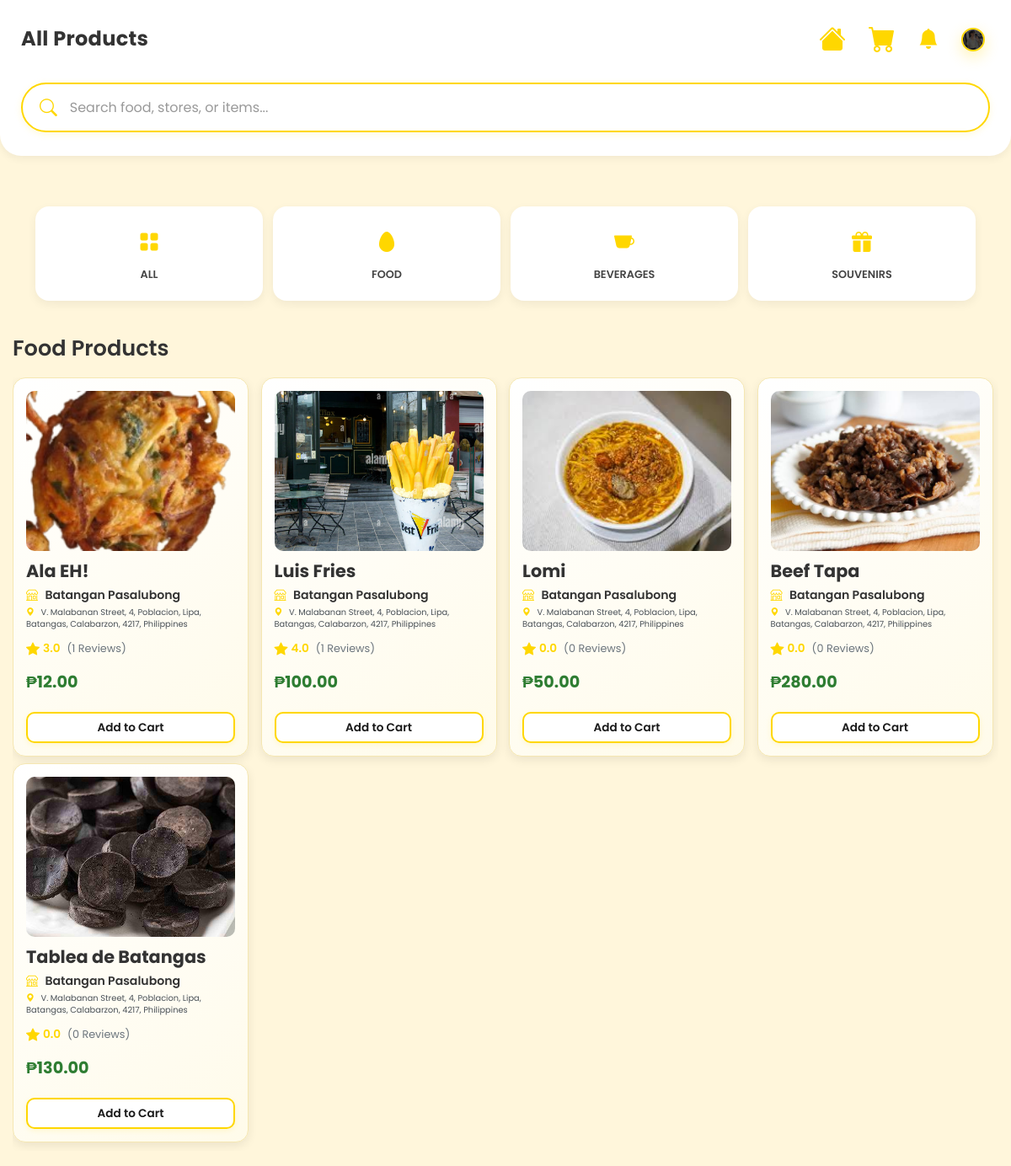
/index.php?action=products&category_id=1 (signed in), run on the app's committed database.
### tables this page shows
CREATE TABLE `products` (
  `product_id` int(11) NOT NULL,
  `vendor_id` int(11) DEFAULT NULL,
  `category_id` int(11) DEFAULT NULL,
  `name` varchar(100) DEFAULT NULL,
  `description` text DEFAULT NULL,
  `price` decimal(10,2) DEFAULT NULL,
  `stock_quantity` int(11) DEFAULT NULL,
  `image_url` varchar(255) DEFAULT NULL,
  `status` enum('Active','Inactive','OutOfStock','Discontinued','Pending') DEFAULT 'Active',
  `created_at` timestamp NOT NULL DEFAULT current_timestamp(),
  `updated_at` timestamp NOT NULL DEFAULT current_timestamp() ON UPDATE current_timestamp(),
  `commission_rate` decimal(4,2) NOT NULL DEFAULT 10.00
);

CREATE TABLE `vendor_account` (
  `vendor_id` int(11) NOT NULL,
  `user_id` int(11) NOT NULL,
  `business_name` varchar(100) DEFAULT NULL,
  `business_address` text DEFAULT NULL,
  `business_description` text DEFAULT NULL,
  `logo_url` varchar(255) DEFAULT NULL,
  `latitude` decimal(10,8) DEFAULT NULL,
  `longitude` decimal(11,8) DEFAULT NULL,
  `registration_date` timestamp NOT NULL DEFAULT current_timestamp(),
  `verification_document` varchar(255) DEFAULT NULL,
  `status` enum('Pending','Approved','Rejected') DEFAULT 'Pending',
  `rejection_reason` text DEFAULT NULL,
  `average_rating` decimal(2,1) DEFAULT NULL,
  `total_reviews` int(11) DEFAULT NULL
);

### app/controllers/productController.php (called while the page is built, shortened)
<?php
require_once __DIR__ . '/../models/productModels.php';
class ProductController {
    private $productModel;
    public function __construct() {
        $database = new Database();
        $db_conn = $database->connect();
        $this->productModel = new ProductModel($db_conn);
    }
    public function getProductsByCategory($categoryId) {
        if ($categoryId === 'all') {
            return $this->productModel->getActiveProductsInStock();
        } else {
            return $this->productModel->getProductsByCategoryId(intval($categoryId));
        }
    }
}

### app/models/productModels.php (called while the page is built, shortened)
<?php
class ProductModel {
    private $conn;
    public function __construct($db) {
        $this->conn = $db;
    }
    private function getProductBaseQuery() {
        return "
            SELECT
                p.*,
                v.business_name,
                v.business_address,
                CAST(AVG(pr.rating) AS DECIMAL(2, 1)) AS average_rating,
                COUNT(pr.review_id) AS total_reviews
            FROM products p
            JOIN vendor_account v ON p.vendor_id = v.vendor_id
            LEFT JOIN product_reviews pr ON p.product_id = pr.product_id
        ";
    }
    public function getProductsByCategoryId($categoryId) {
        $sql = $this->getProductBaseQuery() . "
                WHERE p.category_id = ? AND p.stock_quantity > 0 AND p.status = 'Active'
                GROUP BY p.product_id
                ORDER BY p.product_id DESC";
        $stmt = $this->conn->prepare($sql);
        $stmt->execute([$categoryId]);
        return $stmt->fetchAll(PDO::FETCH_ASSOC);
    }
}

### app/views/products.php (the view, shortened to what this page needs)
<?php
$query = $_GET['query'] ?? null;
$is_search_page = !empty($query);
$products = $products ?? [];
$categoryId = $categoryId ?? 'all';
?>
<!DOCTYPE html>
<html lang="en">
<head>
    <link rel="stylesheet" href="https://cdn.jsdelivr.net/npm/bootstrap-icons@1.11.3/font/bootstrap-icons.css">
    <link rel="stylesheet" href="public/assets/css/home.css">
     <link rel="stylesheet" href="public/assets/css/responsive-product.css">
    <link rel="stylesheet" href="public/assets/css/notification.css">
    <link rel="stylesheet" href="public/assets/css/search.css">
</head>
<body>
<header class="header">
    <div class="header-top">
        <div class="profile-greeting">
            All Products
        </div>
        <nav class="nav-icons">
            <a href="index.php?action=home" title="Home">
                <i class="bi bi-house-fill"></i>
            </a>
            <a href="index.php?action=cart" title="Cart">
                <i class="bi bi-cart-fill"></i>
            </a>
            <div class="notification-dropdown" data-user-id="<?= htmlspecialchars($_SESSION['user_id'] ?? '') ?>">
                <button id="notificationBtn" title="Notifications">
                    <div class="notification-hover-wrapper">
                        <i class="bi bi-bell-fill"></i>
                    </div>
                </button>
            </div>
            <div class="profile-dropdown">
                <button id="profileBtn" title="Profile">
                    <div class="profile-hover-wrapper">
                        <img src="<?php echo $userProfilePicture ? 'uploads/' . basename($userProfilePicture) : 'public/assets/default/default_profile.jpg'; ?>"
                             alt="Profile" class="profile-icon">
                    </div>
                </button>
            </div>
        </nav>
    </div>
<div class="search-wrapper">
        <i class="bi bi-search search-icon"></i>
        <input type="text" id="searchInput" placeholder="Search food, stores, or items..." class="search-input" value="<?= $is_search_page ? htmlspecialchars($query) : '' ?>">
</header>
<main>
    <section class="categories">
        <div class="category-grid">
            <a href="index.php?action=products&category_id=all" class="category-card">
                <i class="bi bi-grid-fill"></i>
                <span>ALL</span>
            </a>
            <a href="index.php?action=products&category_id=1" class="category-card">
                <i class="bi bi-egg-fill"></i>
                <span>FOOD</span>
            </a>
            <a href="index.php?action=products&category_id=2" class="category-card">
                <i class="bi bi-cup-fill"></i>
                <span>BEVERAGES</span>
            </a>
            <a href="index.php?action=products&category_id=3" class="category-card">
                <i class="bi bi-gift-fill"></i>
                <span>SOUVENIRS</span>
            </a>
        </div>
    </section>
    <section class="products-by-category">
        <h2 class="section-title">
            <?php
            $title = 'All Products';
            if ($categoryId == 1) $title = 'Food Products';
            echo $title;
            ?>
        </h2>
        <div class="product-grid">
            <?php if (!empty($products)): ?>
                <?php foreach ($products as $product): ?>
                    <div class="product-card" data-product='<?= htmlspecialchars(json_encode($product), ENT_QUOTES, 'UTF-8') ?>'>
                        <img src="<?= htmlspecialchars($product['image_url'] ?? 'public/assets/default/default_product.jpg') ?>" alt="<?= htmlspecialchars($product['name']) ?>" class="product-image">
                        <h3><?= htmlspecialchars($product['name']) ?></h3>
                        <?php if (!empty($product['business_name']) && !empty($product['business_address'])): ?>
                            <div class="product-store-info">
                                <span class="store-name">
                                    <i class="bi bi-shop"></i>
                                    <?= htmlspecialchars($product['business_name']) ?>
                                </span>
                                <span class="store-address">
                                    <i class="bi bi-geo-alt-fill"></i>
                                    <?= htmlspecialchars($product['business_address']) ?>
                                </span>
                            </div>
                        <?php endif; ?>
                         <?php
                            $avg_rating = number_format($product['average_rating'] ?? 0, 1);
                            $total_reviews = $product['total_reviews'] ?? 0;
                        ?>
                        <div class="product-rating-info">
                            <span class="product-rating">
                                <i class="bi bi-star-fill"></i>
                                <?= $avg_rating ?>
                            </span>
                            <span class="review-count">
                                (<?= number_format($total_reviews) ?> Reviews)
                            </span>
                        </div>
                        <span class="price">₱<?= number_format($product['price'], 2) ?></span>
                        <span class="view-btn">Add to Cart</span>
                    </div>
                <?php endforeach; ?>
            <?php else: ?>
                <p>No products are currently available in this category.</p>
            <?php endif; ?>
        </div>
    </section>
</main>
</body>
</html>

### public/assets/css/responsive-product.css (style rules this page uses)
@media (min-width: 1200px) and (max-width: 1399px) { header.header { padding: 15px 25px 28px; } }
@media (min-width: 1200px) and (max-width: 1399px) { .profile-greeting { font-size: 1.5em; word-break: break-word; } }
@media (min-width: 1200px) and (max-width: 1399px) { .nav-icons button { font-size: 2.2rem; gap: 15px; } }
@media (min-width: 1200px) and (max-width: 1399px) { main { padding: 25px 15px; max-width: 1200px; } }
@media (min-width: 1200px) and (max-width: 1399px) { .section-title { font-size: 1.6em; margin: 25px 0 18px; } }
@media (min-width: 1200px) and (max-width: 1399px) { .category-grid { gap: 12px; justify-content: center; } }
@media (min-width: 1200px) and (max-width: 1399px) { .category-card { width: 270px; padding: 22px 16px; } }
@media (min-width: 1200px) and (max-width: 1399px) { .category-card i { font-size: 1.5em; margin-bottom: 10px; } }
@media (min-width: 1200px) and (max-width: 1399px) { .category-card span { font-size: 0.8em; } }
@media (min-width: 1200px) and (max-width: 1399px) { .product-grid { display: grid; grid-template-columns: repeat(4, 1fr); max-width: 1200px; gap: 8px; } }
@media (min-width: 1200px) and (max-width: 1399px) { .product-card { width: 280px; height: 450px; padding: 15px; flex-shrink: 0; } }
@media (min-width: 1200px) and (max-width: 1399px) { .product-card img { height: 190px; width: 100%; } }
@media (min-width: 1200px) and (max-width: 1399px) { .product-card h3 { font-size: 1.3em; } }
@media (min-width: 1200px) and (max-width: 1399px) { .product-card .product-store-info { font-size: 0.88em; } }
@media (min-width: 1200px) and (max-width: 1399px) { .product-store-info .store-name { font-size: 1em; } }
@media (min-width: 1200px) and (max-width: 1399px) { .product-store-info .store-address { font-size: 0.7em; } }
@media (min-width: 1200px) and (max-width: 1399px) { .product-card .price { font-size: 1.2em; } }

### public/assets/css/notification.css (style rules this page uses)
.notification-dropdown { position: relative; display: inline-block; }

### public/assets/css/search.css (style rules this page uses)
.search-wrapper { background-color: #ffffff; border: 2px solid #FFD700; border-radius: 40px; display: flex; align-items: center; padding: 10px 20px; box-shadow: 0 2px 8px rgba(255, 215, 0, 0.15); width: 100%; max-width: 100%; transition: box-shadow 0.4s ease, border-color 0.4s ease, transform 0.3s ease; }
.search-icon { font-size: 1.3em; color: #FFD700; margin-right: 10px; transition: transform 0.3s ease, color 0.3s ease; }
.search-wrapper input { border: none; outline: none; flex: 1; font-size: 1rem; background: transparent; color: #333; padding: 5px; font-family: 'Poppins', sans-serif; }
.search-wrapper input::placeholder { color: #999; transition: color 0.3s ease; }

### data on the page
products: image_url (picture), name "Ala EH!", vendor.business_name "Batangan Pasalubong", vendor.business_address "V. Malabanan Street, 4, Poblacion, Lipa, Batangas, Calabarzon, 4217, Philippines", avg_rating "3.0", total_reviews "1", price "12.00"
products: image_url (picture), name "Luis Fries", vendor.business_name "Batangan Pasalubong", vendor.business_address "V. Malabanan Street, 4, Poblacion, Lipa, Batangas, Calabarzon, 4217, Philippines", avg_rating "4.0", total_reviews "1", price "100.00"
products: image_url (picture), name "Lomi", vendor.business_name "Batangan Pasalubong", vendor.business_address "V. Malabanan Street, 4, Poblacion, Lipa, Batangas, Calabarzon, 4217, Philippines", avg_rating "0.0", total_reviews "0", price "50.00"
products: image_url (picture), name "Beef Tapa", vendor.business_name "Batangan Pasalubong", vendor.business_address "V. Malabanan Street, 4, Poblacion, Lipa, Batangas, Calabarzon, 4217, Philippines", avg_rating "0.0", total_reviews "0", price "280.00"
products: image_url (picture), name "Tablea de Batangas", vendor.business_name "Batangan Pasalubong", vendor.business_address "V. Malabanan Street, 4, Poblacion, Lipa, Batangas, Calabarzon, 4217, Philippines", avg_rating "0.0", total_reviews "0", price "130.00"

### other printed values
$title "Food Products"
